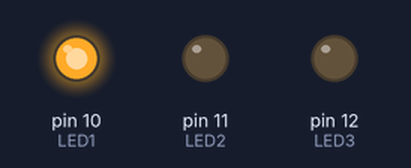
Recording of a sketch running on a simulated Arduino Uno, built with avr-gcc and run on an emulated ATmega328P. Parts: output pins drawn as LEDs (lit = HIGH).

Above: at 5.0 s.
At 25.0 s:
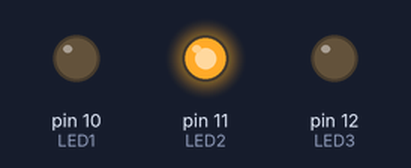
At 45.0 s:
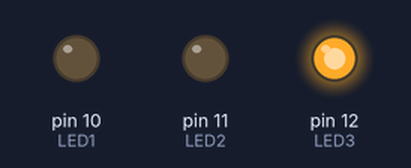
At 55.0 s:
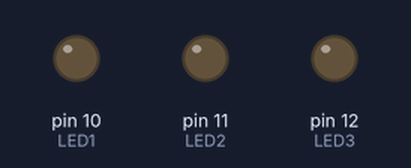
Timing chart, 0 to 78.0 s (numbered marks = the images above):
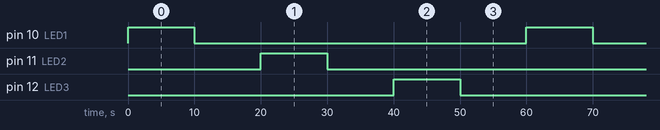

The sketch:

0508_Jaret_3_leds_CicloFor.ino
```cpp
const int LED1 = 10;
const int LED2 = 11;
const int LED3 = 12;
void setup() {
  // put your setup code here, to run once:
  pinMode(LED1, OUTPUT);
  pinMode(LED2, OUTPUT);
  pinMode(LED3, OUTPUT);
}
void loop() {
  // put your main code here, to run repeatedly:
  for(int i = 10; i<13; i++){
    digitalWrite(i, HIGH);
    delay(10000);
    digitalWrite(i, LOW);
    delay(10000);
  }
}
```

Measured:
- by itself, pin 10 (LED1), pin 11 (LED2), pin 12 (LED3): alternates HIGH for 10.0 s and LOW for 50.0 s
